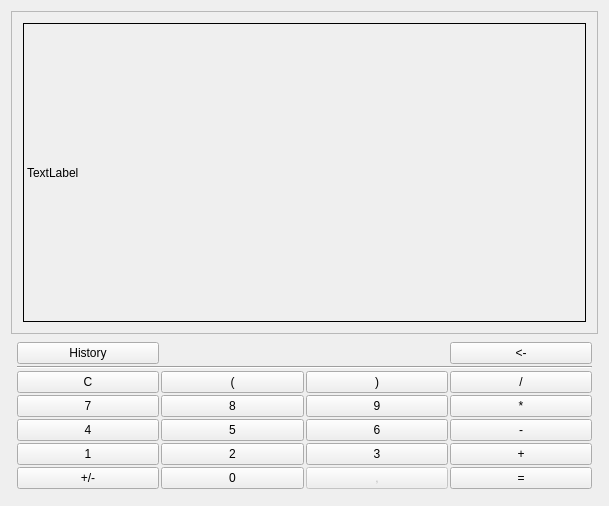
<?xml version="1.0" encoding="UTF-8"?>
<ui version="4.0">
 <class>MainWindow</class>
 <widget class="QMainWindow" name="MainWindow">
  <property name="geometry">
   <rect>
    <x>0</x>
    <y>0</y>
    <width>609</width>
    <height>506</height>
   </rect>
  </property>
  <property name="windowTitle">
   <string>Calculator</string>
  </property>
  <widget class="QWidget" name="centralWidget">
   <layout class="QVBoxLayout" name="verticalLayout">
    <property name="spacing">
     <number>2</number>
    </property>
    <item>
     <widget class="QFrame" name="frame">
      <property name="frameShape">
       <enum>QFrame::StyledPanel</enum>
      </property>
      <property name="frameShadow">
       <enum>QFrame::Raised</enum>
      </property>
      <layout class="QVBoxLayout" name="verticalLayout_2">
       <item>
        <widget class="QLabel" name="label">
         <property name="font">
          <font>
           <pointsize>9</pointsize>
          </font>
         </property>
         <property name="frameShape">
          <enum>QFrame::Box</enum>
         </property>
         <property name="text">
          <string>TextLabel</string>
         </property>
         <property name="scaledContents">
          <bool>true</bool>
         </property>
         <property name="wordWrap">
          <bool>true</bool>
         </property>
        </widget>
       </item>
      </layout>
     </widget>
    </item>
    <item>
     <widget class="QFrame" name="frame_2">
      <property name="frameShape">
       <enum>QFrame::NoFrame</enum>
      </property>
      <property name="frameShadow">
       <enum>QFrame::Raised</enum>
      </property>
      <property name="lineWidth">
       <number>0</number>
      </property>
      <layout class="QGridLayout" name="gridLayout">
       <property name="sizeConstraint">
        <enum>QLayout::SetMaximumSize</enum>
       </property>
       <property name="leftMargin">
        <number>6</number>
       </property>
       <property name="topMargin">
        <number>6</number>
       </property>
       <property name="rightMargin">
        <number>6</number>
       </property>
       <property name="bottomMargin">
        <number>6</number>
       </property>
       <property name="spacing">
        <number>2</number>
       </property>
       <item row="5" column="2">
        <widget class="QPushButton" name="pushButton_n3">
         <property name="font">
          <font>
           <pointsize>9</pointsize>
          </font>
         </property>
         <property name="text">
          <string>3</string>
         </property>
         <property name="shortcut">
          <string>3</string>
         </property>
         <property name="autoRepeatDelay">
          <number>50</number>
         </property>
         <property name="autoRepeatInterval">
          <number>50</number>
         </property>
        </widget>
       </item>
       <item row="0" column="3">
        <widget class="QPushButton" name="pushButton_delLast">
         <property name="font">
          <font>
           <pointsize>9</pointsize>
          </font>
         </property>
         <property name="text">
          <string>&lt;-</string>
         </property>
         <property name="shortcut">
          <string>Backspace</string>
         </property>
         <property name="autoRepeatDelay">
          <number>50</number>
         </property>
         <property name="autoRepeatInterval">
          <number>50</number>
         </property>
        </widget>
       </item>
       <item row="3" column="3">
        <widget class="QPushButton" name="pushButton_mull">
         <property name="enabled">
          <bool>true</bool>
         </property>
         <property name="font">
          <font>
           <pointsize>9</pointsize>
          </font>
         </property>
         <property name="text">
          <string>*</string>
         </property>
         <property name="shortcut">
          <string>*</string>
         </property>
         <property name="autoRepeatDelay">
          <number>50</number>
         </property>
         <property name="autoRepeatInterval">
          <number>50</number>
         </property>
        </widget>
       </item>
       <item row="5" column="1">
        <widget class="QPushButton" name="pushButton_n2">
         <property name="font">
          <font>
           <pointsize>9</pointsize>
          </font>
         </property>
         <property name="text">
          <string>2</string>
         </property>
         <property name="shortcut">
          <string>2</string>
         </property>
         <property name="autoRepeatDelay">
          <number>50</number>
         </property>
         <property name="autoRepeatInterval">
          <number>50</number>
         </property>
        </widget>
       </item>
       <item row="2" column="2">
        <widget class="QPushButton" name="pushButton_close">
         <property name="font">
          <font>
           <pointsize>9</pointsize>
          </font>
         </property>
         <property name="text">
          <string>)</string>
         </property>
         <property name="shortcut">
          <string>)</string>
         </property>
         <property name="autoRepeatDelay">
          <number>50</number>
         </property>
         <property name="autoRepeatInterval">
          <number>50</number>
         </property>
        </widget>
       </item>
       <item row="6" column="1">
        <widget class="QPushButton" name="pushButton_n0">
         <property name="font">
          <font>
           <pointsize>9</pointsize>
          </font>
         </property>
         <property name="text">
          <string>0</string>
         </property>
         <property name="shortcut">
          <string>0</string>
         </property>
         <property name="autoRepeatDelay">
          <number>50</number>
         </property>
         <property name="autoRepeatInterval">
          <number>50</number>
         </property>
        </widget>
       </item>
       <item row="2" column="0">
        <widget class="QPushButton" name="pushButton_clear">
         <property name="font">
          <font>
           <pointsize>9</pointsize>
          </font>
         </property>
         <property name="text">
          <string>C</string>
         </property>
         <property name="shortcut">
          <string>Del</string>
         </property>
         <property name="autoRepeatDelay">
          <number>50</number>
         </property>
         <property name="autoRepeatInterval">
          <number>50</number>
         </property>
        </widget>
       </item>
       <item row="5" column="3">
        <widget class="QPushButton" name="pushButton_pluss">
         <property name="font">
          <font>
           <pointsize>9</pointsize>
          </font>
         </property>
         <property name="text">
          <string>+</string>
         </property>
         <property name="shortcut">
          <string>+</string>
         </property>
         <property name="autoRepeatDelay">
          <number>50</number>
         </property>
         <property name="autoRepeatInterval">
          <number>50</number>
         </property>
        </widget>
       </item>
       <item row="1" column="0" colspan="4">
        <widget class="Line" name="line">
         <property name="orientation">
          <enum>Qt::Horizontal</enum>
         </property>
        </widget>
       </item>
       <item row="3" column="2">
        <widget class="QPushButton" name="pushButton_n9">
         <property name="font">
          <font>
           <pointsize>9</pointsize>
          </font>
         </property>
         <property name="text">
          <string>9</string>
         </property>
         <property name="shortcut">
          <string>9</string>
         </property>
         <property name="autoRepeatDelay">
          <number>50</number>
         </property>
         <property name="autoRepeatInterval">
          <number>50</number>
         </property>
        </widget>
       </item>
       <item row="3" column="0">
        <widget class="QPushButton" name="pushButton_n7">
         <property name="font">
          <font>
           <pointsize>9</pointsize>
          </font>
         </property>
         <property name="text">
          <string>7</string>
         </property>
         <property name="shortcut">
          <string>7</string>
         </property>
         <property name="autoRepeatDelay">
          <number>50</number>
         </property>
         <property name="autoRepeatInterval">
          <number>50</number>
         </property>
        </widget>
       </item>
       <item row="0" column="0">
        <widget class="QPushButton" name="pushButton_history">
         <property name="font">
          <font>
           <pointsize>9</pointsize>
          </font>
         </property>
         <property name="text">
          <string>History</string>
         </property>
         <property name="autoRepeatDelay">
          <number>50</number>
         </property>
         <property name="autoRepeatInterval">
          <number>50</number>
         </property>
        </widget>
       </item>
       <item row="4" column="1">
        <widget class="QPushButton" name="pushButton_n5">
         <property name="font">
          <font>
           <pointsize>9</pointsize>
          </font>
         </property>
         <property name="text">
          <string>5</string>
         </property>
         <property name="shortcut">
          <string>5</string>
         </property>
         <property name="autoRepeatDelay">
          <number>50</number>
         </property>
         <property name="autoRepeatInterval">
          <number>50</number>
         </property>
        </widget>
       </item>
       <item row="4" column="0">
        <widget class="QPushButton" name="pushButton_n4">
         <property name="font">
          <font>
           <pointsize>9</pointsize>
          </font>
         </property>
         <property name="text">
          <string>4</string>
         </property>
         <property name="shortcut">
          <string>4</string>
         </property>
         <property name="autoRepeatDelay">
          <number>50</number>
         </property>
         <property name="autoRepeatInterval">
          <number>50</number>
         </property>
        </widget>
       </item>
       <item row="4" column="2">
        <widget class="QPushButton" name="pushButton_n6">
         <property name="font">
          <font>
           <pointsize>9</pointsize>
          </font>
         </property>
         <property name="text">
          <string>6</string>
         </property>
         <property name="shortcut">
          <string>6</string>
         </property>
         <property name="autoRepeatDelay">
          <number>50</number>
         </property>
         <property name="autoRepeatInterval">
          <number>50</number>
         </property>
        </widget>
       </item>
       <item row="5" column="0">
        <widget class="QPushButton" name="pushButton_n1">
         <property name="font">
          <font>
           <pointsize>9</pointsize>
          </font>
         </property>
         <property name="text">
          <string>1</string>
         </property>
         <property name="shortcut">
          <string>1</string>
         </property>
         <property name="autoRepeatDelay">
          <number>50</number>
         </property>
         <property name="autoRepeatInterval">
          <number>50</number>
         </property>
        </widget>
       </item>
       <item row="3" column="1">
        <widget class="QPushButton" name="pushButton_n8">
         <property name="font">
          <font>
           <pointsize>9</pointsize>
          </font>
         </property>
         <property name="text">
          <string>8</string>
         </property>
         <property name="shortcut">
          <string>8</string>
         </property>
         <property name="autoRepeatDelay">
          <number>50</number>
         </property>
         <property name="autoRepeatInterval">
          <number>50</number>
         </property>
        </widget>
       </item>
       <item row="6" column="0">
        <widget class="QPushButton" name="pushButton_znak">
         <property name="font">
          <font>
           <pointsize>9</pointsize>
          </font>
         </property>
         <property name="text">
          <string>+/-</string>
         </property>
         <property name="autoRepeatDelay">
          <number>50</number>
         </property>
         <property name="autoRepeatInterval">
          <number>50</number>
         </property>
        </widget>
       </item>
       <item row="4" column="3">
        <widget class="QPushButton" name="pushButton_minus">
         <property name="font">
          <font>
           <pointsize>9</pointsize>
          </font>
         </property>
         <property name="text">
          <string>-</string>
         </property>
         <property name="shortcut">
          <string>-</string>
         </property>
         <property name="autoRepeatDelay">
          <number>50</number>
         </property>
         <property name="autoRepeatInterval">
          <number>50</number>
         </property>
        </widget>
       </item>
       <item row="2" column="1">
        <widget class="QPushButton" name="pushButton_open">
         <property name="font">
          <font>
           <pointsize>9</pointsize>
          </font>
         </property>
         <property name="text">
          <string>(</string>
         </property>
         <property name="shortcut">
          <string>(</string>
         </property>
         <property name="autoRepeatDelay">
          <number>50</number>
         </property>
         <property name="autoRepeatInterval">
          <number>50</number>
         </property>
        </widget>
       </item>
       <item row="2" column="3">
        <widget class="QPushButton" name="pushButton_devide">
         <property name="enabled">
          <bool>true</bool>
         </property>
         <property name="font">
          <font>
           <pointsize>9</pointsize>
          </font>
         </property>
         <property name="text">
          <string>/</string>
         </property>
         <property name="shortcut">
          <string>/</string>
         </property>
         <property name="autoRepeatDelay">
          <number>50</number>
         </property>
         <property name="autoRepeatInterval">
          <number>50</number>
         </property>
        </widget>
       </item>
       <item row="6" column="3">
        <widget class="QPushButton" name="pushButton_res">
         <property name="font">
          <font>
           <pointsize>9</pointsize>
          </font>
         </property>
         <property name="text">
          <string>=</string>
         </property>
         <property name="shortcut">
          <string>Return</string>
         </property>
         <property name="autoRepeatDelay">
          <number>50</number>
         </property>
         <property name="autoRepeatInterval">
          <number>50</number>
         </property>
        </widget>
       </item>
       <item row="6" column="2">
        <widget class="QPushButton" name="pushButton_dot">
         <property name="enabled">
          <bool>false</bool>
         </property>
         <property name="font">
          <font>
           <pointsize>9</pointsize>
          </font>
         </property>
         <property name="text">
          <string>,</string>
         </property>
         <property name="shortcut">
          <string>,</string>
         </property>
         <property name="autoRepeatDelay">
          <number>50</number>
         </property>
         <property name="autoRepeatInterval">
          <number>50</number>
         </property>
        </widget>
       </item>
      </layout>
     </widget>
    </item>
   </layout>
  </widget>
  <widget class="QMenuBar" name="menuBar">
   <property name="enabled">
    <bool>true</bool>
   </property>
   <property name="geometry">
    <rect>
     <x>0</x>
     <y>0</y>
     <width>609</width>
     <height>26</height>
    </rect>
   </property>
  </widget>
 </widget>
 <layoutdefault spacing="6" margin="11"/>
 <resources/>
 <connections/>
</ui>
